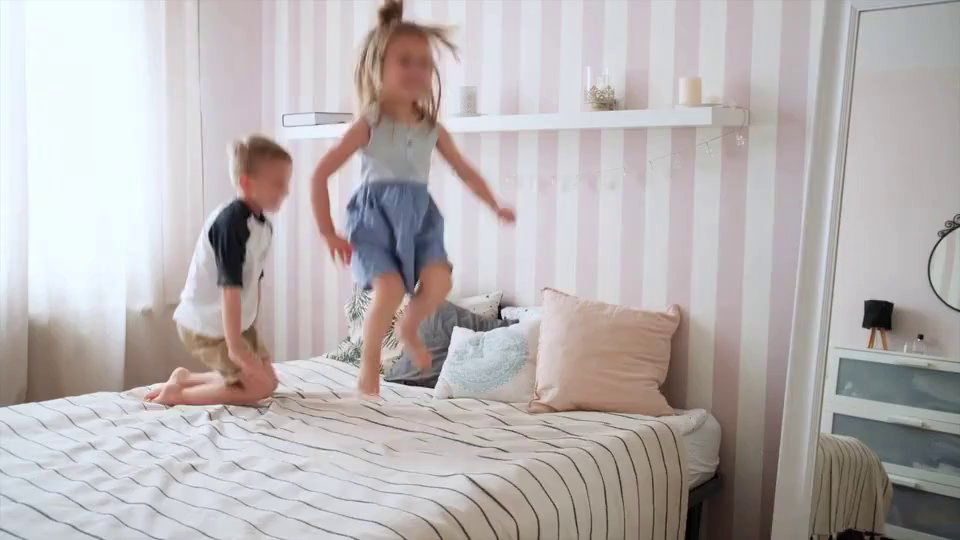
#> input picture frame 0 of sam2_repo/notebooks/videos/bedroom.mp4, 960 x 540 px, given in place of expert_30s.mp4, which was not available
$ python test_video_utils_step1.py
#> lines starting #> are read from the running program, lines starting #| are printed output that depends on the picture; pictures that were not available may be replaced by others from this repository, and a replacement may not be noted
### video_utils.py
import cv2
import os
import shutil


def get_video_capture(video_path):
    cap = cv2.VideoCapture(video_path)

    if not cap.isOpened():
        return None

    return cap


def get_video_info(video_path):
    cap = get_video_capture(video_path)

    if cap is None:
        return {"error": "Impossible d'ouvrir la vidéo"}

    frame_count = int(cap.get(cv2.CAP_PROP_FRAME_COUNT))
    fps = float(cap.get(cv2.CAP_PROP_FPS))
    width = int(cap.get(cv2.CAP_PROP_FRAME_WIDTH))
    height = int(cap.get(cv2.CAP_PROP_FRAME_HEIGHT))

    cap.release()

    duration_seconds = 0.0
    if fps > 0:
        duration_seconds = frame_count / fps

    return {
        "frame_count": frame_count,
        "fps": fps,
        "width": width,
        "height": height,
        "duration_seconds": duration_seconds,
    }


def read_frame_at_index(video_path, frame_index):
#> called with frame_index = 0
    cap = get_video_capture(video_path)

    if cap is None:
        return None

    total_frames = int(cap.get(cv2.CAP_PROP_FRAME_COUNT))

    if total_frames <= 0:
        cap.release()
        return None

    if frame_index < 0 or frame_index >= total_frames:
        cap.release()
        return None

    cap.set(cv2.CAP_PROP_POS_FRAMES, frame_index)
    success, frame = cap.read()
#> frame is the input picture: shape (540, 960, 3); mean B, G, R 178.3, 178.1, 184
    cap.release()

    if not success:
        return None

    return frame


def read_frame_at_time(video_path, time_seconds):
    info = get_video_info(video_path)

    if "error" in info:
        return None

    fps = info["fps"]

    if fps <= 0:
        return None

    frame_index = int(time_seconds * fps)
    max_index = max(0, info["frame_count"] - 1)

    if frame_index > max_index:
        frame_index = max_index

    return read_frame_at_index(video_path, frame_index)


def extract_first_frame(video_path, output_image_path=None):
    frame = read_frame_at_index(video_path, 0)

    if frame is None:
        if output_image_path is not None:
            print("Erreur : impossible de lire la première frame.")
            return False
        return None

    if output_image_path is not None:
        output_dir = os.path.dirname(output_image_path)
        if output_dir:
            os.makedirs(output_dir, exist_ok=True)

        cv2.imwrite(output_image_path, frame)
        print(f"Première frame sauvegardée dans : {output_image_path}")
        return True

    return frame


def save_frame(frame, output_image_path):
    if frame is None:
        return False

    output_dir = os.path.dirname(output_image_path)
    if output_dir:
        os.makedirs(output_dir, exist_ok=True)

    cv2.imwrite(output_image_path, frame)
    return True


def save_frame_at_index(video_path, frame_index, output_image_path):
    frame = read_frame_at_index(video_path, frame_index)
    return save_frame(frame, output_image_path)


def save_frame_at_time(video_path, time_seconds, output_image_path):
    frame = read_frame_at_time(video_path, time_seconds)
    return save_frame(frame, output_image_path)


def get_analysis_frame_limit(video_path, analysis_mode="full", max_seconds=15):
    info = get_video_info(video_path)

    if "error" in info:
        return {"error": info["error"]}

    frame_count = info["frame_count"]
    fps = info["fps"]

    if frame_count <= 0:
        return {"error": "Vidéo vide ou nombre de frames invalide"}

    if analysis_mode == "full":
        end_frame_index = frame_count - 1
    elif analysis_mode == "first_n_seconds":
        if fps <= 0:
            return {"error": "FPS invalide"}
        end_frame_index = int(max_seconds * fps) - 1
        end_frame_index = min(end_frame_index, frame_count - 1)
    else:
        return {"error": f"Mode d'analyse inconnu: {analysis_mode}"}

    return {
        "start_frame_index": 0,
        "end_frame_index": end_frame_index,
        "frame_count_to_process": end_frame_index + 1,
    }


# [115 lines left out: functions get_analysis_window, ensure_clean_dir, extract_frame_range_to_folder, not called in this run]

### test_video_utils_step1.py
from video_utils import (
    get_video_info,
    extract_first_frame,
    read_frame_at_index,
    read_frame_at_time,
    save_frame_at_index,
    get_analysis_frame_limit,
)

video_path = r"C:\Users\User\Desktop\vids sam\expert_30s.mp4"

print("VIDEO INFO:")
print(get_video_info(video_path))

first_frame = extract_first_frame(video_path)
print("FIRST FRAME IS NONE:", first_frame is None)
#| FIRST FRAME IS NONE: False

frame_10 = read_frame_at_index(video_path, 10)
#> call 2 of read_frame_at_index, with frame_index = 10
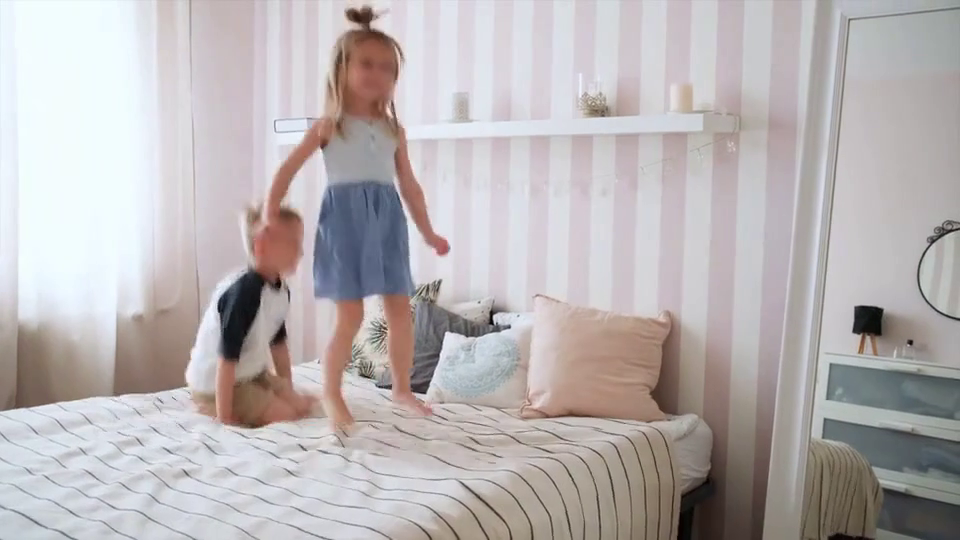
#> input picture frame 10 of sam2_repo/notebooks/videos/bedroom.mp4, 960 x 540 px, given in place of expert_30s.mp4, which was not available
#> in read_frame_at_index, frame is the input picture: shape (540, 960, 3); mean B, G, R 180, 179.2, 184.8
print("FRAME 10 IS NONE:", frame_10 is None)
#| FRAME 10 IS NONE: False

frame_at_2s = read_frame_at_time(video_path, 2)
#> call 3 of read_frame_at_index, with frame_index = 60
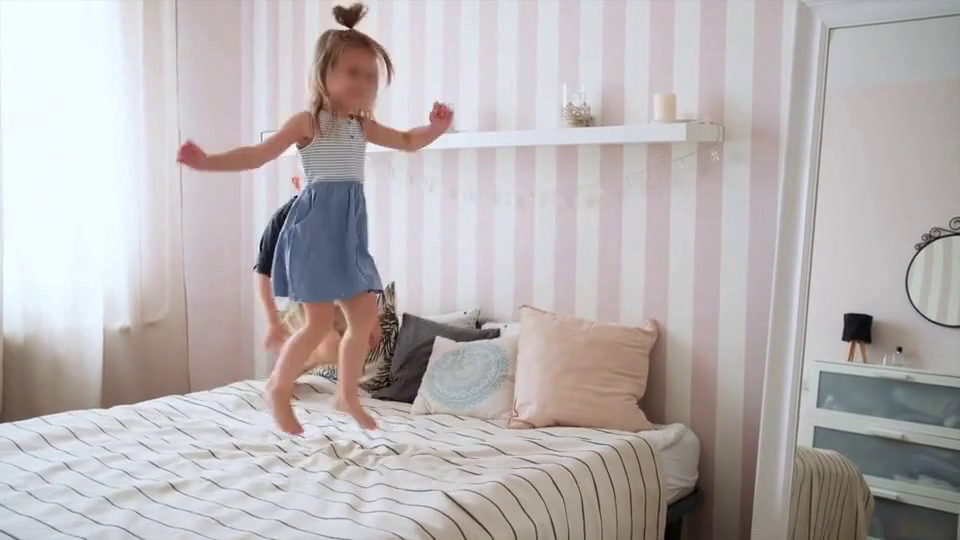
#> input picture frame 60 of sam2_repo/notebooks/videos/bedroom.mp4, 960 x 540 px, given in place of expert_30s.mp4, which was not available
#> in read_frame_at_index, frame is the input picture: shape (540, 960, 3); mean B, G, R 179.6, 179, 184.5
print("FRAME AT 2s IS NONE:", frame_at_2s is None)
#| FRAME AT 2s IS NONE: False

saved = save_frame_at_index(video_path, 10, "outputs/frame_10.jpg")
#> saved = True
print("FRAME 10 SAVED:", saved)
#| FRAME 10 SAVED: True

print("FULL MODE:")
print(get_analysis_frame_limit(video_path, analysis_mode="full"))

print("FIRST 15 SECONDS MODE:")
print(get_analysis_frame_limit(video_path, analysis_mode="first_n_seconds", max_seconds=15))

$ run again, starting later in the video
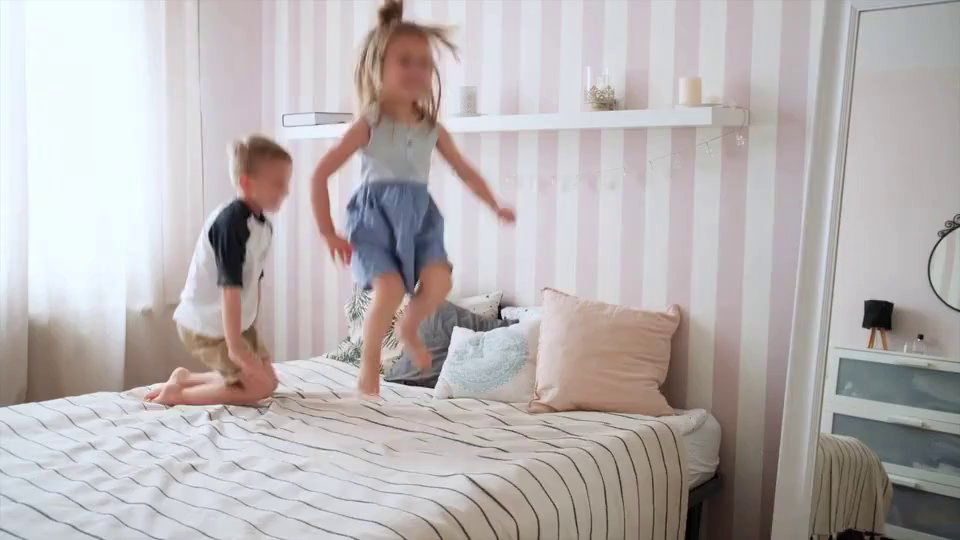
#> input picture frame 0 of sam2_repo/notebooks/videos/bedroom.mp4, 960 x 540 px, given in place of expert_30s.mp4, which was not available
#> in read_frame_at_index, frame is the input picture: shape (540, 960, 3); mean B, G, R 178.3, 178.1, 184
#| FIRST FRAME IS NONE: False
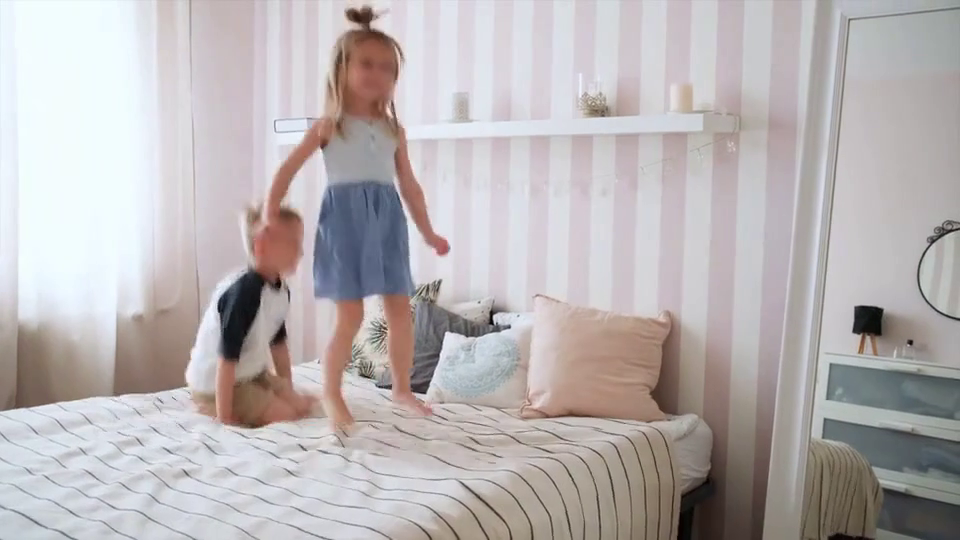
#> input picture frame 10 of sam2_repo/notebooks/videos/bedroom.mp4, 960 x 540 px, given in place of expert_30s.mp4, which was not available
#> in read_frame_at_index, frame is the input picture: shape (540, 960, 3); mean B, G, R 180, 179.2, 184.8
#| FRAME 10 IS NONE: False
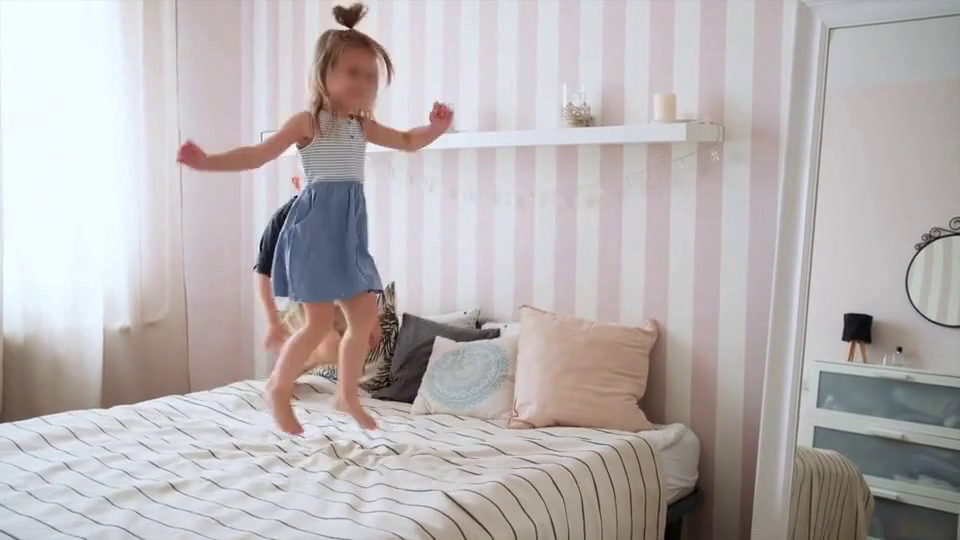
#> input picture frame 60 of sam2_repo/notebooks/videos/bedroom.mp4, 960 x 540 px, given in place of expert_30s.mp4, which was not available
#> in read_frame_at_index, frame is the input picture: shape (540, 960, 3); mean B, G, R 179.6, 179, 184.5
#| FRAME AT 2s IS NONE: False
#> saved = True
#| FRAME 10 SAVED: True
